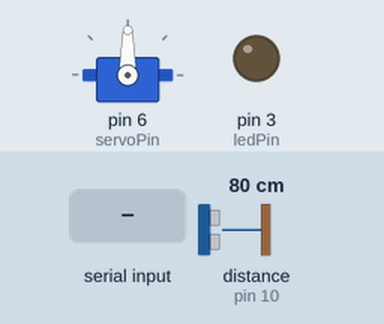
A sketch run on a simulated Arduino Uno, built with avr-gcc and run on an emulated ATmega328P. Shown: servo, output pins drawn as LEDs (lit = HIGH). Wiring (inferred from the names in the program): ultrasonic range finder: trigger pin 9; echo pin 10. Inputs (shaded band) come from the test bench; at power-on: distance to the obstacle (sensor on pin 10) 80 cm. The echo pulse lasts 58.3 µs per cm; pins used as bus, display or sensor lines are not drawn; what the sketch prints to the serial monitor is not drawn.

Above: at 1.2 s.
1.3 s: "A,,45\n" received over Serial
At 2.7 s:
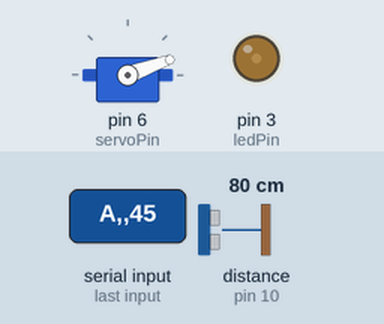
Timing chart, 0 to 4.3 s (numbered marks = the images above; inputs shaded):
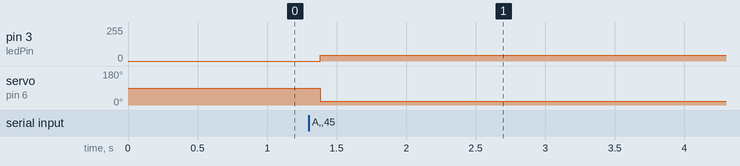

Measured:
- after the input at 1.3 s, pin 3 (ledPin): 0/255 → 45/255 after 0.08 s; servo on pin 6 (servoPin): 90° → 20° after 0.08 s

The sketch:

embodied_io_controller.ino
```cpp
#include <Servo.h>

Servo actuatorServo;

const int trigPin = 9;
const int echoPin = 10;
const int servoPin = 6;
const int ledPin = 3;

int servoAngle = 90;
int ledIntensity = 0;

float readDistanceCm() {
  digitalWrite(trigPin, LOW);
  delayMicroseconds(2);

  digitalWrite(trigPin, HIGH);
  delayMicroseconds(10);
  digitalWrite(trigPin, LOW);

  long duration = pulseIn(echoPin, HIGH, 30000);
  if (duration == 0) {
    return -1.0;
  }

  float distance = duration * 0.0343 / 2.0;
  return distance;
}

void applyAction(int angle, int intensity) {
  angle = constrain(angle, 20, 160);
  intensity = constrain(intensity, 0, 255);

  actuatorServo.write(angle);
  analogWrite(ledPin, intensity);
}

void setup() {
  Serial.begin(115200);

  pinMode(trigPin, OUTPUT);
  pinMode(echoPin, INPUT);
  pinMode(ledPin, OUTPUT);

  actuatorServo.attach(servoPin);
  actuatorServo.write(90);
}

void loop() {
  if (Serial.available() > 0) {
    String line = Serial.readStringUntil('\n');
    line.trim();

    if (line.startsWith("A,")) {
      int firstComma = line.indexOf(',');
      int secondComma = line.indexOf(',', firstComma + 1);

      if (secondComma > 0) {
        servoAngle = line.substring(firstComma + 1, secondComma).toInt();
        ledIntensity = line.substring(secondComma + 1).toInt();
        applyAction(servoAngle, ledIntensity);
      }
    }
  }

  float distance = readDistanceCm();
  Serial.print("S,");
  Serial.println(distance);

  delay(120);
}
```
